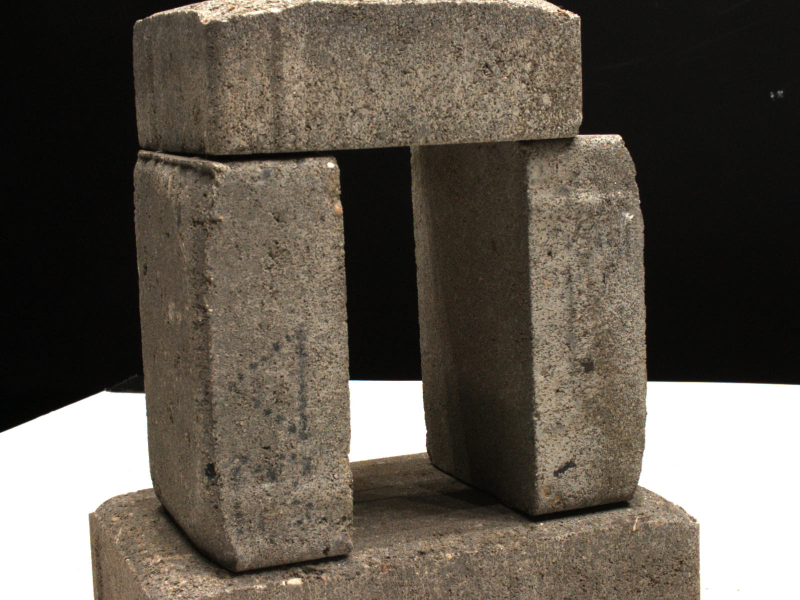
#> input picture ex2/sfm/assets/img1.jpg, 1600 x 1200 px (shown at 1/2 size)
$ python ex2_sfm.py
#> lines starting #> are read from the running program, lines starting #| are printed output that depends on the picture
import cv2
import json

import numpy as np
import matplotlib.pyplot as plt


###########################
##### Helper Function #####
###########################
def get_keypoints(img1, img2):
    '''
    Finds correspondence points between two images by searching for salient
    points via SIFT and then searching for matches via k-nearest neighours.
    Performs a ratio test to filter for outliers.

    Args:
        img1 (np.ndarray): image, first view
        img2 (np.ndarray): image, second view
    Returns:
        p_source(np.ndarray): Nx3 array of correspondence points in first view
            in homogenous image coordinates.
        p_source(np.ndarray): Nx3 array of correspondence points in second view
            in homogenous image coordinates.
    '''
    # Initialize feature description algorithm
    # We are going to use SIFT but OpenCV provides
    # implementations for many more - feel free to try them!
    descriptor = cv2.SIFT_create(nfeatures=10000)

    keypoints1, features1 = descriptor.detectAndCompute(img1, None)
    keypoints2, features2 = descriptor.detectAndCompute(img2, None)

    # Initialize matching algorithm
    # We are going to use k-nearest neighbours with L2 as the distance measure
    bf = cv2.BFMatcher_create(cv2.NORM_L2)

    # Find matching points
    matches = bf.knnMatch(features1, features2, k=2)

    # Remove outliers via ratio test
    good = []
    for m, n in matches:
        if m.distance < 0.5 * n.distance:
            good.append(m)

    # Select matched points
    keypoints1 = np.float32(
        [keypoints1[good_match.queryIdx].pt for good_match in good]
    ).reshape(-1, 2)
    keypoints2 = np.float32(
        [keypoints2[good_match.trainIdx].pt for good_match in good]
    ).reshape(-1, 2)

    # Augment point vectors
    N = keypoints1.shape[0]
    keypoints1 = np.concatenate([keypoints1, np.ones((N, 1))], axis=-1)
    keypoints2 = np.concatenate([keypoints2, np.ones((N, 1))], axis=-1)

    return keypoints1, keypoints2


def draw_matches(img1, img2, keypoints1, keypoints2):
    '''
    Returns a visualization of correspondences accross two images.

    Args:
        img1 (np.ndarray): image, first view
        img2 (np.ndarray): image, second view
        keypoints1 (np.ndarray): Nx3 array of correspondence points in first
            view in homogenous image coordinates.
        keypoints2 (np.ndarray): Nx3 array of correspondence points in second
            view in homogenous image coordinates.

    Returns:
        output_img (np.ndarray): image, horizontally stacked first and sedond
        view with correspondence points overlaid.
    '''
    h1, w1 = img1.shape[:2]
    h2, w2 = img2.shape[:2]

    # stack views horizontally
    output_img = np.zeros((max([h1, h2]), w1 + w2, 3), dtype='uint8')
    output_img[:h1, :w1, :] = np.dstack([img1])
    output_img[:h2, w1:w1 + w2, :] = np.dstack([img2])

    # draw correspondences
    # we only visualize only a subset for clarity
    for p1, p2 in zip(keypoints1[::4], keypoints2[::4]):
        (x1, y1) = p1[:2]
        (x2, y2) = p2[:2]

        cv2.circle(output_img, (int(x1), int(y1)), 10, (0, 255, 255), 10)
        cv2.circle(output_img, (int(x2) + w1, int(y2)), 10, (0, 255, 255), 10)

        cv2.line(output_img, (int(x1), int(y1)), (int(x2) + w1, int(y2)), (0, 255, 255), 5)

    return output_img


# [47 lines left out: function draw_epipolar_lines, not called in this run]


def assemble_pose_matrix(R, t):
    '''
    Builds 4x4 pose matrix (extrinsics) from 3x3 rotation matrix and
    3-d translation vector. See also lecture two.

    Args:
        R (np.ndarray): 3x3 rotation matrix.
        t (np.ndarray): 3-d translation vector.

    Returns:
        pose (np.ndarray): 4x4 pose matrix (extrinsics).
    '''
    # augment R
    R = np.concatenate([R, np.zeros([1, 3])], axis=0)

    # augment T
    t = np.concatenate([t, np.ones([1, 1])])

    # assemble and return pose matrix
    return np.concatenate([R, t], axis=1)


def assemble_projection_matrix(K, R, t):
    '''
    Builds 3x4 projection matrix from 3x3, calibration matrix, 3x3 rotation
    matrix and 3-d translation vector. See also lecture two.

    Args:
        K (np.ndarray): 3x3 calibration matrix.
        R (np.ndarray): 3x3 rotation matrix.
        t (np.ndarray): 3-d translation vector.

    Returns:
        P (np.ndarray): 4x4 pose matrix.
    '''
    # TODO: use assemble pose
    # augment K
    K = np.concatenate([K, np.zeros([3, 1])], axis=1)

    # augment R
    R = np.concatenate([R, np.zeros([1, 3])], axis=0)

    # augment T
    t = np.concatenate([t, np.ones([1, 1])])

    # assemble and return camera matrix P
    return K @ np.concatenate([R, t], axis=1)


def chirality_check(keypoints1, keypoint2, K1, K2, R1, R2, t):
    '''
    Triangulates world coordinates given correspondences from two views with
    relative extrinsics R and T.

    Args:
        keypoints1 (np.ndarray): Nx3 array of correspondence points in first
            view in homogenous image coordinates.
        keypoints2 (np.ndarray): Nx3 array of correspondence points in second
            view in homogenous image coordinates.
        K1 (np.ndarray): The 3x3 calibration matrix K for the first
            view/camera.
        K2 (np.ndarray): The 3x3 calibration matrix K for the second
            view/camera.
        R1 (np.ndarray): first possible 3x3 rotation matrix from first to
            second view.
        R2 (np.ndarray): second possible 3x3 rotation matrix from first to
            second view.
        T (np.ndarray): 3-d translation vector from first to second view.

    Returns:
        pose (tuple of np.ndarrays): 3x3 rotation matrix and 3-d translation
            vector from first to second view.
        x_w (np.ndarray): Nx4 array of 3-d points in homogenous world
            coordinates.
    '''
    solutions = [(R1, t), (R1, -t), (R2, t), (R2, -t)]
    valid = [0, 0, 0, 0]
    all_triangulations = []
    for i, solution in enumerate(solutions):
        triangulations = []
        for kp1, kp2 in zip(keypoints1, keypoints2):
            # triangulate points with respect to reference camera
            x_w = triangulate_point(
                kp1, kp2,
                K1, K2,
                solution[0], solution[1],
            )
            triangulations.append(x_w)

            # perform chirality check
            visible = False
            # visibility in reference view
            if x_w[2] > 0 and x_w[2] < 50:
                visible = True

            # visibility in other view
            x_w = assemble_projection_matrix(K1, solution[0], solution[1]) @ x_w

            if x_w[2] > 0 and x_w[2] < 50:
                visible = True
            else:
                visible = False

            # increment number of valid points if visible in both
            if visible:
                valid[i] += 1

        # collect triangulations for all solutions
        # so we don't have to recompute them
        all_triangulations.append(
            np.array(triangulations, np.float32)
        )

    # return the solution for which the most points are visible in both cameras
    return solutions[np.argmax(valid)], all_triangulations[np.argmax(valid)]


def draw_camera(ax, pose, K):
    '''
    Draws a camera coordinate frame in 3d plot.

    Args:
        ax (matplotlib axes): The figure in which to draw the camera.
        pose (np.ndarray): 4x4 pose matrix (extrinsics).
        K (np.ndarray): 3x3 calibration matrix (intrinsics).

    Returns:
        ax (matplotlib): Figure with camera added.
    '''
    # set up unit vectors
    scale = K[0, 0] / 10000
    o = np.array([0, 0, 0, 1])
    x = np.array([1 * scale, 0, 0, 1])
    y = np.array([0, 1 * scale, 0, 1])
    z = np.array([0, 0, 1 * scale, 1])

    pose = np.linalg.inv(pose)
    o_prime = pose @ o
    x_prime = pose @ x
    y_prime = pose @ y
    z_prime = pose @ z

    ax.plot(
        [o_prime[0], x_prime[0]], [o_prime[2], x_prime[2]], [-o_prime[1], -x_prime[1]], c='r'
    )
    ax.plot(
        [o_prime[0], y_prime[0]], [o_prime[2], y_prime[2]], [-o_prime[1], -y_prime[1]], c='b'
    )
    ax.plot(
        [o_prime[0], z_prime[0]], [o_prime[2], z_prime[2]], [-o_prime[1], -z_prime[1]], c='g'
    )
    return ax


###########################
#### Exercise Function ####
###########################
def compute_fundamental_matrix(keypoints1, keypoints2):
    '''
    Computes the fundamental matrix from image coordinates using the 8-point
    algorithm by constructing and solving the corresponding linear system.

    Args:
        keypoints1 (np.ndarray): Nx3 array of correspondence points in first
            view in homogenous image coordinates.
        keypoints2 (np.ndarray): Nx3 array of correspondence points in second
            view in homogenous image coordinates.

    Returns:
        F (np.ndarray): 3x3 fundamental matrix.
    '''

    N = keypoints1.shape[0]
    assert N >= 8, "至少需要8对点"

    # 构建矩阵 A
    A = np.zeros((N, 9))
    for i in range(N):
        u, v, w = keypoints1[i]  # 齐次坐标 z，w = 0
        x, y, z = keypoints2[i]
        A[i] = [u * x, v * x, x, u * y, v * y, y, u, v, 1]
    # 使用SVD解基础矩阵
    _, _, Vt = np.linalg.svd(A)

    # 提取Vt的最后一列作为扁平基础矩阵
    f = Vt[-1]

    F = f.reshape((3, 3))

    # 对F进行SVD分解
    U, S, Vt = np.linalg.svd(F)

    # 将奇异值矩阵Sigma调整为仅保留前两个奇异值（第三个设为0）
    S[2] = 0

    # 重构基础矩阵F
    F = np.dot(U, np.dot(np.diag(S), Vt))
    return F / F[2, 2]


def compute_fundamental_matrix_normalized(keypoints1, keypoints2):
    '''
    Computes the fundamental matrix from image coordinates using the normalized
    8-point algorithm by first normalizing the keypoint coordinates to zero-mean
    and unit variance, then constructing and solving the corresponding linear
    system and finally undoing the normaliziation by back-transforming the
    resulting matrix.

    Args:
        keypoints1 (np.ndarray): Nx3 array of correspondence points in first
            view in homogenous image coordinates.
        keypoints2 (np.ndarray): Nx3 array of correspondence points in second
            view in homogenous image coordinates.

    Returns:
        F (np.ndarray): 3x3 fundamental matrix.
    '''
    # Normalize keypoints
    mean1 = np.mean(keypoints1, axis=0)
    mean2 = np.mean(keypoints2, axis=0)
    std1 = np.std(keypoints1, axis=0)
    std2 = np.std(keypoints2, axis=0)

    # 防止除0，由于齐次坐标，标准差std的最后一项为0
    std1[2] = 1
    std2[2] = 1

    nomalized_points1 = (keypoints1 - mean1) / std1
    nomalized_points2 = (keypoints2 - mean2) / std2

    F = compute_fundamental_matrix(nomalized_points1, nomalized_points2)

    T1 = np.array([
        [1 / std1[0], 0, -mean1[0] / std1[0]],
        [0, 1 / std1[1], -mean1[1] / std1[1]],
        [0, 0, 1]
    ])
    T2 = np.array([
        [1 / std2[0], 0, -mean2[0] / std2[0]],
        [0, 1 / std2[1], -mean2[1] / std2[1]],
        [0, 0, 1]
    ])

    # Undo normalization
    F_denormalized = np.dot(T2.T, np.dot(F, T1))

    return F_denormalized / F_denormalized[2, 2]


def compute_essential_matrix(F, K1, K2):
    '''
    Computes the essential from the fundamental matrix given known intrinsics.

    Args:
        F (np.ndarray): 3x3 fundamental matrix.
        K1 (np.ndarray): The 3x3 calibration matrix K for the first
            view/camera.
        K2 (np.ndarray): The 3x3 calibration matrix K for the second
            view/camera.

    Returns:
        E (np.ndarray): 3x3 essential matrix.
    '''
    E = K2.T @ F @ K1
    return E


def triangulate_point(keypoint1, keypoint2, K1, K2, R, t):
    '''
    Triangulates world coordinates given correspondences from two views with
    relative extrinsics R and t.

    Args:
        keypoints1 (np.ndarray): Nx3 array of correspondence points in first
            view in homogenous image coordinates.
        keypoints2 (np.ndarray): Nx3 array of correspondence points in second
            view in homogenous image coordinates.
        K1 (np.ndarray): The 3x3 calibration matrix K for the first
            view/camera.
        K2 (np.ndarray): The 3x3 calibration matrix K for the second
            view/camera.
        R (np.ndarray): 3x3 rotation matrix from first to second view.
        t (np.ndarray): 3-d translation vector from first to second view.

    Returns:
        x_w (np.ndarray): Nx4 array of 3-d points in homogenous world
            coordinates.
    '''
    P1 = assemble_projection_matrix(K1, np.eye(3), np.zeros((3, 1)))
    P2 = assemble_projection_matrix(K1, R, t)
    # print(keypoint1[0] * P1[2] - P1[0])
    A = np.array(
        [keypoint1[0] * P1[2] - P1[0],
         keypoint1[1] * P1[2] - P1[1],
         keypoint2[0] * P2[2] - P2[0],
         keypoint2[1] * P2[2] - P2[1]]
    )

    _, _, Vt = np.linalg.svd(A)
    x_w = Vt[-1]

    return x_w / x_w[3]


if __name__ == '__main__':
    # Load images
    img1 = cv2.cvtColor(cv2.imread('./assets/img1.jpg'), cv2.COLOR_BGR2RGB)
    img2 = cv2.cvtColor(cv2.imread('./assets/img2.jpg'), cv2.COLOR_BGR2RGB)
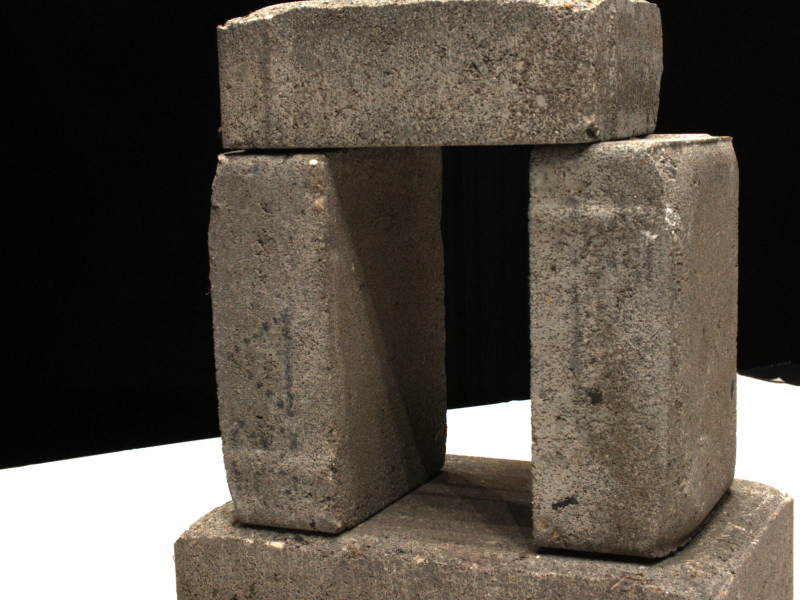
#> input picture ex2/sfm/assets/img2.jpg, 1600 x 1200 px (shown at 1/2 size)

    # Load cameras file
    camera_dict = np.load('./assets/cameras.npz')
#> (reads ex2/sfm/assets/cameras.npz from the repository)
    # camera1
    scale_mat1 = camera_dict['scale_mat_%d' % 45].astype(np.float32)
    world_mat1 = camera_dict['world_mat_%d' % 45].astype(np.float32)
    proj_mat1 = (world_mat1 @ scale_mat1)[:3, :4]
    K1 = cv2.decomposeProjectionMatrix(proj_mat1)[0]
    K1 = K1 / K1[2, 2]
    # camera2
    scale_mat2 = camera_dict['scale_mat_%d' % 41].astype(np.float32)
    world_mat2 = camera_dict['world_mat_%d' % 41].astype(np.float32)
    proj_mat2 = (world_mat2 @ scale_mat2)[:3, :4]
    K2 = cv2.decomposeProjectionMatrix(proj_mat2)[0]
    K2 = K2 / K2[2, 2]

    # [7 lines of commented-out code are left out]

    keypoints1, keypoints2 = get_keypoints(img1, img2)
#> in get_keypoints, `keypoints1, features1 = descriptor.detectAndCompute(img1, None)`: keypoints1 = 10000 keypoints; strongest (x, y, size): (204, 883, 140.3), (662, 329, 9.6), (1153, 31, 4.4), (1135, 24, 5.1)
#> in get_keypoints, `keypoints2, features2 = descriptor.detectAndCompute(img2, None)`: keypoints2 = 10001 keypoints; strongest (x, y, size): (974, 866, 95.1), (360, 966, 127.5), (442, 314, 9), (1557, 758, 4.7)
#> in get_keypoints, `matches = bf.knnMatch(features1, features2, k=2)`: matches = 10000 matches
#> after the loop in get_keypoints, `for m, n in matches:`: good = 458 matches
#> in get_keypoints, `keypoints1 = np.float32( [keypoints1[good_match.queryIdx].pt for good_..`: keypoints1 = 458 pairs, first value 474.4 to 1276, second value 16.28 to 1176
#> in get_keypoints, `keypoints2 = np.float32( [keypoints2[good_match.trainIdx].pt for good_..`: keypoints2 = 458 pairs, first value 469.6 to 1322.4, second value 10.74 to 1102.3
#> in get_keypoints, `keypoints1 = np.concatenate([keypoints1, np.ones((N, 1))], axis=-1)`: keypoints1 = 458 rows, first 8: [1269.4, 610.6, 1], [1264, 438.5, 1], [1250.3, 442.6, 1], [1244.3, 584, 1], [1230.7, 365.9, 1], [1230.7, 365.9, 1], [1228.8, 582.5, 1], [1226.2, 686.8, 1]
#> in get_keypoints, `keypoints2 = np.concatenate([keypoints2, np.ones((N, 1))], axis=-1)`: keypoints2 = 458 rows, first 8: [1312.6, 675.6, 1], [1310.4, 478.5, 1], [1293.3, 482, 1], [1281.2, 641.5, 1], [1270, 393.2, 1], [1270, 393.2, 1], [1261.4, 637.7, 1], [1254.5, 753.8, 1]
    correspondence_vis = draw_matches(img1, img2, keypoints1, keypoints2)
#> in draw_matches, `output_img[:h1, :w1, :] = np.dstack([img1])`:
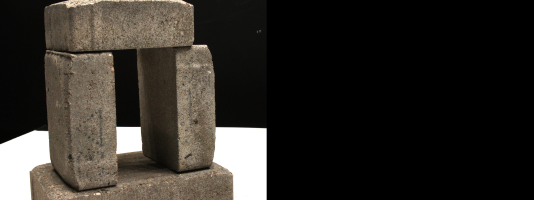
#> output_img: shape (1200, 3200, 3) (shown at 1/6 size); mean R, G, B 47.6, 43.9, 39
#> in draw_matches, `output_img[:h2, w1:w1 + w2, :] = np.dstack([img2])`:
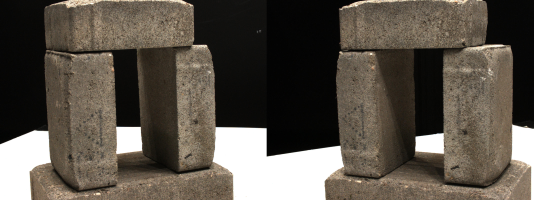
#> output_img: shape (1200, 3200, 3) (shown at 1/6 size); mean R, G, B 90.3, 83, 73.5
#> the loop in draw_matches, `for p1, p2 in zip(keypoints1[::4], keypoints2[::4]):` made 115 passes
#> (p1, p2, x1, y1, x2, y2) on passes 1 to 6: ([1269.4, 610.6, 1], [1312.6, 675.6, 1], 1269.4, 610.6, 1312.6, 675.6), ([1230.7, 365.9, 1], [1270, 393.2, 1], 1230.7, 365.9, 1270, 393.2), ([1220.1, 678.4, 1], [1246.9, 743.5, 1], 1220.1, 678.4, 1246.9, 743.5), ([1157.6, 631.7, 1], [1171.3, 680.9, 1], 1157.6, 631.7, 1171.3, 680.9), ([1142.3, 814.4, 1], [1148.6, 877.5, 1], 1142.3, 814.4, 1148.6, 877.5), ([1128.6, 811.2, 1], [1131.9, 870.9, 1], 1128.6, 811.2, 1131.9, 870.9)
#> after the loop in draw_matches, `for p1, p2 in zip(keypoints1[::4], keypoints2[::4]):`:
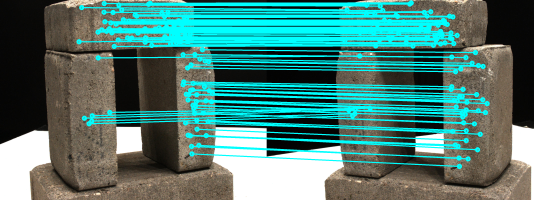
#> output_img: shape (1200, 3200, 3) (shown at 1/6 size); mean R, G, B 75.3, 126, 118.5
    # fig = plt.figure(figsize=(15, 10))
    # plt.imshow(correspondence_vis)
    # plt.show()

    # add noise to correspondences
    keypoints_noisy1 = np.copy(keypoints1)
#> keypoints_noisy1 has the same summary as keypoints1 in get_keypoints
    keypoints_noisy2 = np.copy(keypoints2)
#> keypoints_noisy2 has the same summary as keypoints2 in get_keypoints
    keypoints_noisy1[..., :2] += np.random.normal(0, 2, size=keypoints_noisy1[..., :2].shape)
    keypoints_noisy2[..., :2] += np.random.normal(0, 2, size=keypoints_noisy2[..., :2].shape)

    # # Compute F from noisy correspondences using 8-point algorithm
    # F = compute_fundamental_matrix(
    #     keypoints_noisy1,
    #     keypoints_noisy2
    # )
    #
    # # Compute epipolar lines
    # el2 = np.swapaxes(F @ keypoints1.swapaxes(0, 1), 0, 1)
    # el1 = np.swapaxes(F.transpose() @ keypoints2.swapaxes(0, 1), 0, 1)
    #
    # # Plot epipolar lines
    # el_vis = draw_epipolar_lines(
    #     img1, img2, el1[0:5], el2[0:5], keypoints1[0:5], keypoints2[0:5]
    # )
    #
    # # Compute F from noisy correspondences using normalized 8-point algorithm
    # F_normalized = compute_fundamental_matrix_normalized(
    #     keypoints_noisy1,
    #     keypoints_noisy2
    # )
    #
    # el2_normalized = np.swapaxes(F_normalized @ keypoints1.swapaxes(0, 1), 0, 1)
    # el1_normalized = np.swapaxes(F_normalized.transpose() @ keypoints2.swapaxes(0, 1), 0, 1)
    #
    # el_vis_normalized = draw_epipolar_lines(
    #     img1, img2,
    #     el1_normalized[0:5], el2_normalized[0:5],
    #     keypoints1[0:5], keypoints2[0:5]
    # )
    # fig = plt.figure(figsize=(15, 10))
    # ax1 = fig.add_subplot(211)
    # ax2 = fig.add_subplot(212)
    # ax1.imshow(el_vis)
    # ax2.imshow(el_vis_normalized)
    # plt.show()

    # For the following sections we recompute F without artificial noise
    F_normalized = compute_fundamental_matrix_normalized(keypoints1, keypoints2)
#> in compute_fundamental_matrix_normalized, `mean1 = np.mean(keypoints1, axis=0)`: mean1 = [979.8, 362.2, 1]
#> in compute_fundamental_matrix_normalized, `mean2 = np.mean(keypoints2, axis=0)`: mean2 = [971.9, 377.5, 1]
#> in compute_fundamental_matrix_normalized, `std1 = np.std(keypoints1, axis=0)`: std1 = [215.5, 253.1, 0]
#> in compute_fundamental_matrix_normalized, `std2 = np.std(keypoints2, axis=0)`: std2 = [233.2, 268.8, 0]
#> in compute_fundamental_matrix_normalized, `nomalized_points1 = (keypoints1 - mean1) / std1`: nomalized_points1 = 458 rows, first 8: [1.34, 0.982, 0], [1.32, 0.302, 0], [1.26, 0.318, 0], [1.23, 0.876, 0], [1.16, 0.0146, 0], [1.16, 0.0146, 0], [1.16, 0.871, 0], [1.14, 1.28, 0]
#> in compute_fundamental_matrix_normalized, `nomalized_points2 = (keypoints2 - mean2) / std2`: nomalized_points2 = 458 rows, first 8: [1.46, 1.11, 0], [1.45, 0.376, 0], [1.38, 0.389, 0], [1.33, 0.982, 0], [1.28, 0.0581, 0], [1.28, 0.0581, 0], [1.24, 0.968, 0], [1.21, 1.4, 0]
#> the loop in compute_fundamental_matrix, `for i in range(N):` made 458 passes
#> (u, v, x, y) on passes 1 to 3: (1.34, 0.982, 1.46, 1.11), (1.32, 0.302, 1.45, 0.376), (1.26, 0.318, 1.38, 0.389)
#> in compute_fundamental_matrix, `f = Vt[-1]`: f = [-0.00113, -0.0212, 0.00121, -0.0254, 0.00171, 0.712, -0.0368, -0.7, 0.0142]
#> in compute_fundamental_matrix, `F = f.reshape((3, 3))`: F = [[-0.00113, -0.0212, 0.00121], [-0.0254, 0.00171, 0.712], [-0.0368, -0.7, 0.0142]]
#> in compute_fundamental_matrix, `U, S, Vt = np.linalg.svd(F)`: U = [[-0.0146, 0.0266, -1], [-0.893, -0.449, 0.0011], [-0.449, 0.893, 0.0303]]; S = [0.716, 0.698, 1.12e-05]; Vt = [[0.0549, 0.438, -0.897], [-0.0308, -0.898, -0.44], [-0.998, 0.0518, -0.0358]]
#> in compute_fundamental_matrix, `F = np.dot(U, np.dot(np.diag(S), Vt))`: F = [[-0.00115, -0.0212, 0.00121], [-0.0254, 0.00171, 0.712], [-0.0368, -0.7, 0.0142]]
#> in compute_fundamental_matrix_normalized, `F = compute_fundamental_matrix(nomalized_points1, nomalized_points2)`: F = [[-0.0805, -1.49, 0.0853], [-1.79, 0.12, 50.04], [-2.59, -49.24, 1]]
#> in compute_fundamental_matrix_normalized, `T1 = np.array([ [1 / std1[0], 0, -mean1[0] / std1[0]], [0, 1 / std1[1]..`: T1 = [[0.00464, 0, -4.55], [0, 0.00395, -1.43], [0, 0, 1]]
#> in compute_fundamental_matrix_normalized, `T2 = np.array([ [1 / std2[0], 0, -mean2[0] / std2[0]], [0, 1 / std2[1]..`: T2 = [[0.00429, 0, -4.17], [0, 0.00372, -1.4], [0, 0, 1]]
#> in compute_fundamental_matrix_normalized, `F_denormalized = np.dot(T2.T, np.dot(F, T1))`: F_denormalized = [[-1.6e-06, -2.53e-05, 0.0111], [-3.09e-05, 1.76e-06, 0.216], [0.0012, -0.171, -9.02]]
#> F_normalized = [[1.78e-07, 2.81e-06, -0.00123], [3.43e-06, -1.96e-07, -0.0239], [-0.000133, 0.0189, 1]]

    # From the essential matrix we can recover the relative rotation and translation between views
    E = compute_essential_matrix(F_normalized, K1, K2)
#> in compute_essential_matrix, `E = K2.T @ F @ K1`: E = [[1.49, 23.4, 1.89], [28.57, -1.63, -61.22], [6.17, 60.87, -0.00182]]
    R1, R2, t = cv2.decomposeEssentialMat(E)
#> R1 = [[0.995, -0.0684, 0.0708], [-0.0685, -0.998, -0.00148], [0.0707, -0.00338, -0.997]]; R2 = [[0.688, -0.102, 0.719], [0.12, 0.992, 0.0258], [-0.716, 0.0688, 0.695]]; t = [0.933, 0.0288, -0.358]

    pose2, triangulations = chirality_check(keypoints1, keypoints2, K1, K2, R1, R2, t)
#> the loop in chirality_check, `for i, solution in enumerate(solutions):` made 4 passes

    # Draw results
    fig = plt.figure(figsize=(15, 10))
    ax1 = fig.add_subplot(211)
    ax1.imshow(draw_matches(img1, img2, [], []))
    ax2 = fig.add_subplot(212, projection='3d')
    ax2.scatter(
        triangulations[:, 0],
        triangulations[:, 2],
        - triangulations[:, 1],
        c='r', marker='o',
    )

    P1 = assemble_pose_matrix(np.eye(3), np.zeros([3, 1]))
    ax2 = draw_camera(ax2, P1, K1)
    P2 = assemble_pose_matrix(pose2[0], pose2[1])
    ax2 = draw_camera(ax2, P2, K2)
    ax2.set_xlabel('X Axis')
    ax2.set_ylabel('Z Axis')
    ax2.set_zlabel('Y Axis')
    plt.show()
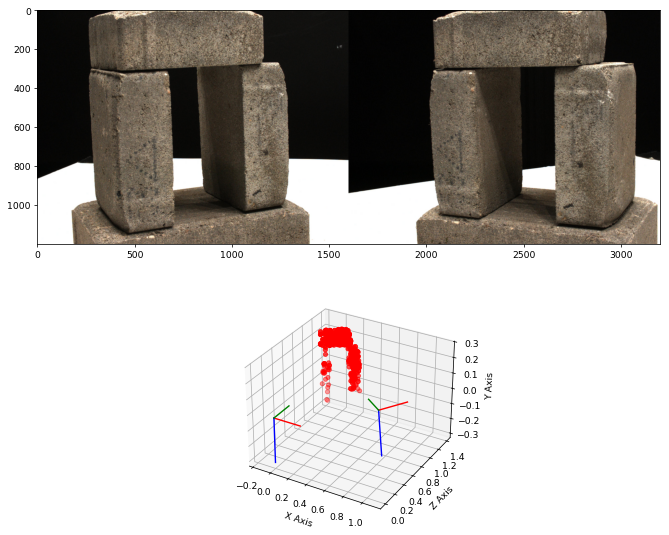
#> figure drawn by matplotlib, 2 panels
